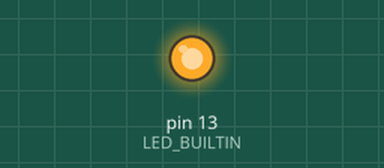
Recording of a sketch running on a simulated Arduino Uno, built with avr-gcc and run on an emulated ATmega328P. Parts: output pins drawn as LEDs (lit = HIGH). What the sketch prints to the serial monitor is not drawn.

Above: at 0.05 s.
Timing chart, 0 to 3.0 s (numbered marks = the images above):
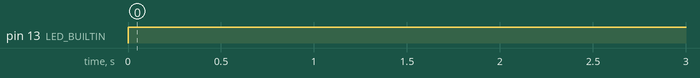

The sketch:

Timer_example.ino
```cpp
/*
  Timer  example
  Autor: Deivid Leite
  Agosto de 2020

 */
 #include <Timer.h>

Timer *t1;
Timer *t2;
Timer *t3;

void setup(){
  Serial.begin(115200);
 t1= new Timer(3000);
 t2= new Timer(5000);
 t3= new Timer(3000);
 pinMode(LED_BUILTIN,OUTPUT);
 digitalWrite(LED_BUILTIN,LOW);
  }

void loop(){

if(t1->timerOn()){
digitalWrite(LED_BUILTIN,LOW);
 Serial.println("true");
 t1->setTimer(200);
 delay(1000);
}else{
Serial.println("Contando");
  digitalWrite(LED_BUILTIN,HIGH);

}
}
```

Timer.cpp
```cpp
/*
  Timer  example
  Autor: Deivid Leite
  Agosto de 2020

 */

 #include "Arduino.h"
 #include "Timer.h"

 Timer::Timer(unsigned long t){
  tempo= t;
}
 void Timer::setTimer(unsigned long t){
  tempo= t;
}
bool Timer::timerOn(){
    if(flag==true){
      tempoAtingido=false;
      _instanteAcionamento = millis();
    }
    flag=false;
    _tempoAtual=millis();
    if (_tempoAtual - _instanteAcionamento >= tempo&& flag==false) {
      tempoAtingido=true;
      flag=true;
    }
    return tempoAtingido;
}
void Timer::timerOff(){
  tempoAtingido=false;
}
void Timer::resetTimer(){
   tempoAtingido=false;
   _tempoAtual=0;
   _instanteAcionamento=0;
   flag=true;
}
```

Timer.h
```cpp
/*
  Timer  example
  Autor: Deivid Leite
  Agosto de 2020

 */

 #ifndef Timer_h
 #define Timer_h

 #include "Arduino.h"

class Timer{
  private:
  unsigned long _tempoAtual=0;
  unsigned long _instanteAcionamento=0;

  public:
  unsigned long tempo;
  bool flag=true;
  bool tempoAtingido;
  int saida;

  Timer(unsigned long t);
  void setTimer(unsigned long t);
  bool timerOn();
  void timerOff();
  void resetTimer();
  void timerSaida(unsigned long t, int saida);

};


 #endif
```

Measured:
- by itself, pin 13 (LED_BUILTIN): repeats every 1.2 s: LOW 1.0 s, HIGH 0.20 s
